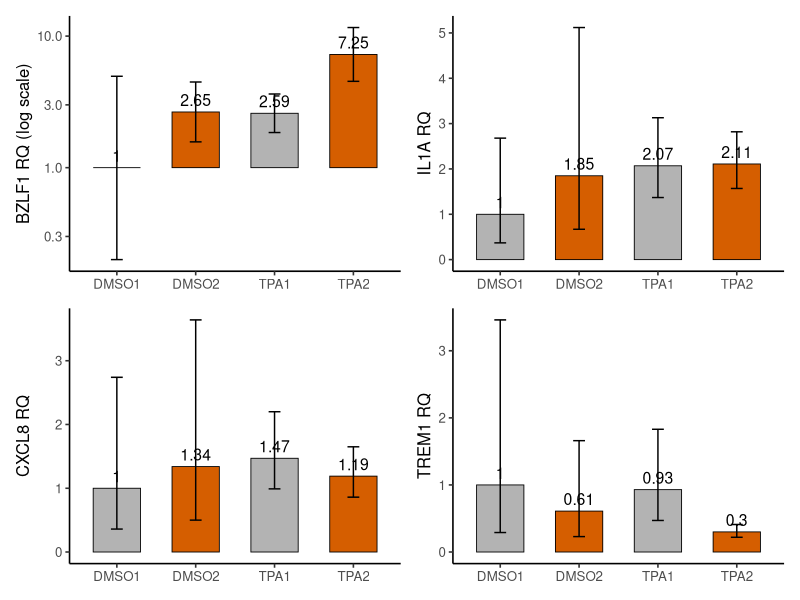

This figure's R source:
library(ggplot2)
library(patchwork)

# ========== 真实数据 ==========
# BZLF1（来自上一轮数据）
bzlf1 <- data.frame(
  Group = c("DMSO1", "TPA1", "DMSO2", "TPA2"),
  RQ = c(1.00, 2.59, 2.65, 7.25),
  Min = c(0.20, 1.85, 1.57, 4.53),
  Max = c(4.95, 3.63, 4.48, 11.62)
)

# TREM1（真实）
trem1 <- data.frame(
  Group = c("DMSO1", "TPA1", "DMSO2", "TPA2"),
  RQ = c(1.00, 0.93, 0.61, 0.30),
  Min = c(0.29, 0.47, 0.23, 0.22),
  Max = c(3.46, 1.83, 1.66, 0.41)
)

# IL1A（真实）
il1a <- data.frame(
  Group = c("DMSO1", "TPA1", "DMSO2", "TPA2"),
  RQ = c(1.00, 2.07, 1.85, 2.11),
  Min = c(0.37, 1.37, 0.67, 1.57),
  Max = c(2.68, 3.13, 5.12, 2.82)
)

# CXCL8（真实）
cxcl8 <- data.frame(
  Group = c("DMSO1", "TPA1", "DMSO2", "TPA2"),
  RQ = c(1.00, 1.47, 1.34, 1.19),
  Min = c(0.36, 0.99, 0.50, 0.86),
  Max = c(2.74, 2.20, 3.64, 1.65)
)

# ========== 绘图函数 ==========
plot_gene <- function(data, y_lab, fill_colors) {
  ggplot(data, aes(x = Group, y = RQ, fill = Group)) +
    geom_col(width = 0.6, color = "black", size = 0.3) +
    geom_errorbar(aes(ymin = Min, ymax = Max), width = 0.15, size = 0.5) +
    geom_text(aes(label = round(RQ, 2)), vjust = -0.5, size = 4) +
    scale_fill_manual(values = fill_colors) +
    labs(y = y_lab) +
    theme_classic(base_size = 12) +
    theme(legend.position = "none", axis.title.x = element_blank())
}

# 颜色：对照灰，处理红
cols <- c("grey70", "#D55E00", "grey70", "#D55E00")

pA <- plot_gene(bzlf1, "BZLF1 RQ (log scale)", cols) + scale_y_log10()
pB <- plot_gene(il1a, "IL1A RQ", cols)
pC <- plot_gene(cxcl8, "CXCL8 RQ", cols)
pD <- plot_gene(trem1, "TREM1 RQ", cols)

# 拼图
figure2 <- (pA | pB) / (pC | pD)
ggsave("Figure2_Updated.pdf", figure2, width = 8, height = 6)
